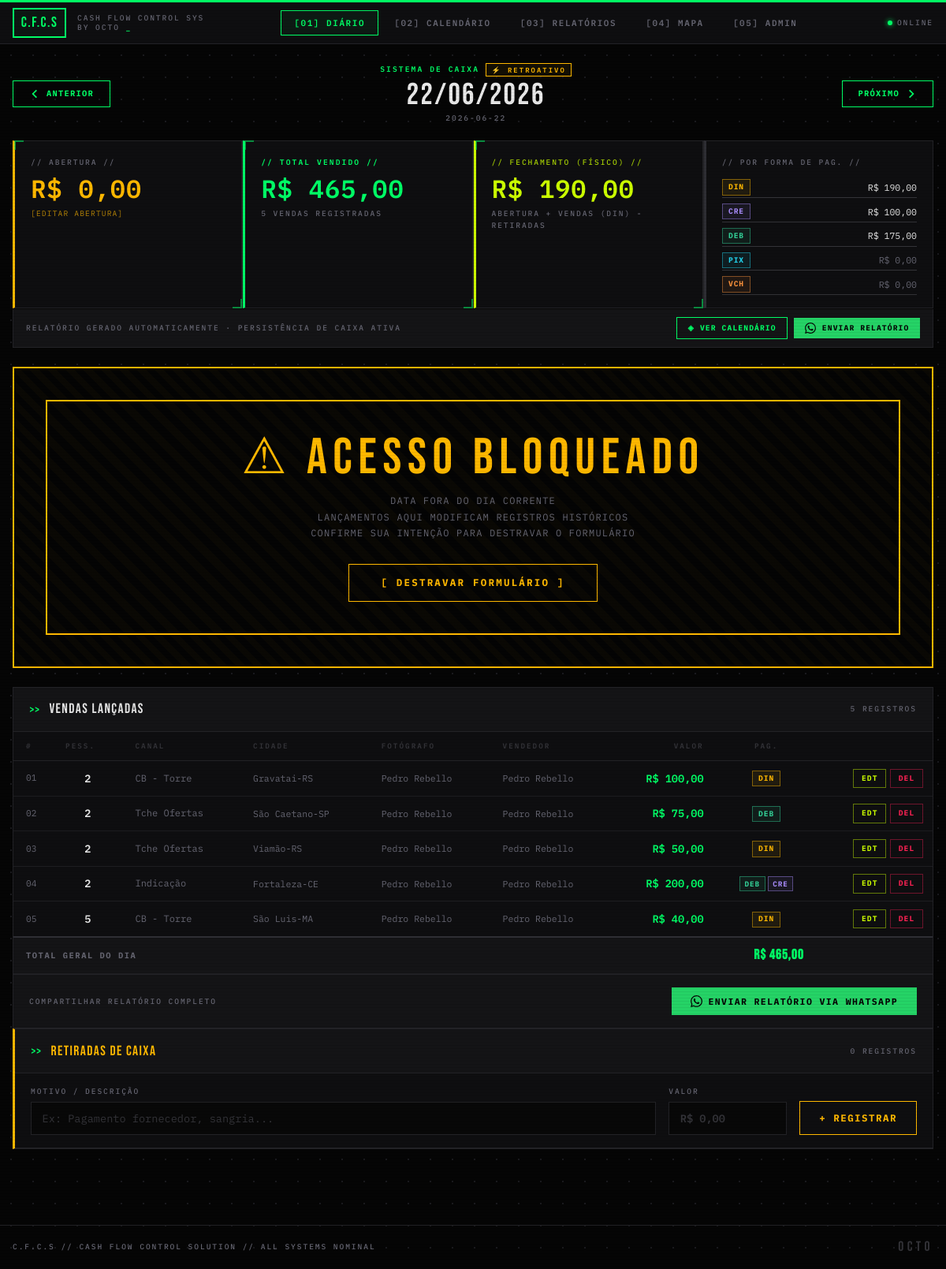
The page /dia/2026-06-22 on the database its author committed.
### tables this page shows
CREATE TABLE caixa_diario (
                data            DATE    PRIMARY KEY,
                abertura_caixa  REAL    NOT NULL DEFAULT 0.0,
                fechamento_caixa REAL   NOT NULL DEFAULT 0.0
            );

CREATE TABLE vendas (
                id              INTEGER PRIMARY KEY AUTOINCREMENT,
                data_venda      DATE    NOT NULL,
                num_pessoas     INTEGER NOT NULL DEFAULT 1,
                canal_venda     TEXT    NOT NULL DEFAULT '',
                cidade_origem   TEXT    NOT NULL DEFAULT '',
                fotografo       TEXT    NOT NULL DEFAULT '',
                vendedor        TEXT    NOT NULL DEFAULT '',
                valor_venda     REAL    NOT NULL DEFAULT 0.0,
                forma_pagamento TEXT    NOT NULL DEFAULT 'DIN'
            , hora_venda TEXT NOT NULL DEFAULT '');

CREATE TABLE venda_pagamentos (
        id              INTEGER PRIMARY KEY AUTOINCREMENT,
        venda_id        INTEGER NOT NULL REFERENCES vendas(id) ON DELETE CASCADE,
        forma_pagamento TEXT    NOT NULL DEFAULT "DIN",
        valor           REAL    NOT NULL DEFAULT 0.0
    );

### rotas/diario.py (the view)
@bp.route("/dia/<data>", methods=["GET"])
def pagina_diario(data):
    if not validar_data(data):
        return redirect(url_for("diario.index"))
    caixa = get_or_create_caixa(data)
    vendas = get_vendas_do_dia(data)
    retiradas = get_retiradas_do_dia(data)
    subtotais = get_subtotais(data)
    total_dia = sum(v["valor_venda"] for v in vendas)
    recalc_fechamento(data)
    caixa = get_or_create_caixa(data)  # Recarregar após recálculo
    canais = get_config("canal")
    cidades = get_config("cidade")
    equipe = get_config("equipe")
    whatsapp_numero = get_whatsapp_numero()
    d = datetime.strptime(data, "%Y-%m-%d").date()
    prev_day = (d - timedelta(days=1)).isoformat()
    next_day = (d + timedelta(days=1)).isoformat()
    today = date.today().isoformat()
    return render_template(
        "diario.html",
        data=data,
        data_fmt=d.strftime("%d/%m/%Y"),
        caixa=caixa,
        vendas=vendas,
        retiradas=retiradas,
        subtotais=subtotais,
        total_dia=total_dia,
        canais=canais,
        cidades=cidades,
        equipe=equipe,
        prev_day=prev_day,
        next_day=next_day,
        today=today,
        formas=["DIN", "CRE", "DEB", "PIX", "VCH"],
        whatsapp_numero=whatsapp_numero,
    )

### templates/diario.html (shortened to what this page needs)
{% extends "base.html" %}
{% block content %}
<div class="fade-in" style="display: flex; align-items: center; justify-content: space-between; margin-bottom: 1.25rem; gap: 1rem;">
  <a href="/dia/{{ prev_day }}" class="btn btn-ghost" style="font-size: 0.65rem;">
    <svg xmlns="http://www.w3.org/2000/svg" style="width:14px;height:14px;" fill="none" viewBox="0 0 24 24" stroke="currentColor" stroke-width="3">
      <path stroke-linecap="square" stroke-linejoin="miter" d="M15 19l-7-7 7-7"/>
    </svg>
    ANTERIOR
  </a>
  <div style="text-align: center; flex: 1;">
    <div class="sys-label" style="margin-bottom: 0.3rem; justify-content: center; display: flex; align-items: center; gap: 0.5rem;">
      SISTEMA DE CAIXA
      {% if data == today %}
        <span style="border: 1px solid var(--neon); padding: 0.05rem 0.4rem; font-size: 0.55rem; background: rgba(0,255,102,0.08);">● HOJE</span>
      {% else %}
        <span style="border: 1px solid var(--warn); color: var(--warn); padding: 0.05rem 0.4rem; font-size: 0.55rem; background: rgba(255,184,0,0.06);">⚡ RETROATIVO</span>
      {% endif %}
    </div>
    <div class="display" style="font-size: 2.4rem; letter-spacing: 0.06em; color: var(--txt); line-height: 1;">{{ data_fmt }}</div>
    <div class="sys-label-dim" style="margin-top: 0.2rem;">{{ data }}</div>
  </div>
  <a href="/dia/{{ next_day }}" class="btn btn-ghost" style="font-size: 0.65rem;">
    PRÓXIMO
    <svg xmlns="http://www.w3.org/2000/svg" style="width:14px;height:14px;" fill="none" viewBox="0 0 24 24" stroke="currentColor" stroke-width="3">
      <path stroke-linecap="square" stroke-linejoin="miter" d="M9 5l7 7-7 7"/>
    </svg>
  </a>
</div>
<div style="display: grid; grid-template-columns: repeat(4, 1fr); gap: 1px; margin-bottom: 1px; background: var(--bd);" class="fade-in">
  <div class="card bracketed" style="padding: 1.25rem 1.25rem 1rem; border-left: 3px solid var(--warn); background: var(--s1);">
    <div class="sys-label-dim" style="margin-bottom: 0.6rem;">// ABERTURA //</div>
    <div class="metric-value money-warn" style="font-size: 2rem;">
      R$ {{ "%.2f"|format(caixa.abertura_caixa) | replace('.', ',') }}
    </div>
    <button onclick="toggleAberturaForm()" style="margin-top: 0.6rem; background: transparent; border: none; color: var(--warn); font-family: 'IBM Plex Mono'; font-size: 0.6rem; letter-spacing: 0.12em; text-transform: uppercase; cursor: pointer; padding: 0; opacity: 0.7;">
      [EDITAR ABERTURA]
    </button>
  </div>
  <div class="card bracketed" style="padding: 1.25rem 1.25rem 1rem; border-left: 3px solid var(--neon); background: var(--s1);">
    <div class="sys-label" style="margin-bottom: 0.6rem;">// TOTAL VENDIDO //</div>
    <div class="metric-value money" style="font-size: 2rem;">
      R$ {{ "%.2f"|format(total_dia) | replace('.', ',') }}
    </div>
    <div class="sys-label-dim" style="margin-top: 0.6rem;">
      {{ vendas|length }} VENDA{% if vendas|length != 1 %}S{% endif %} REGISTRADA{% if vendas|length != 1 %}S{% endif %}
    </div>
  </div>
  <div class="card bracketed" style="padding: 1.25rem 1.25rem 1rem; border-left: 3px solid var(--acid); background: var(--s1);">
    <div class="sys-label-dim" style="margin-bottom: 0.6rem; color: var(--acid); opacity: 0.8;">// FECHAMENTO (FÍSICO) //</div>
    <div class="metric-value money-acid" style="font-size: 2rem;">
      R$ {{ "%.2f"|format(caixa.fechamento_caixa) | replace('.', ',') }}
    </div>
    <div class="sys-label-dim" style="margin-top: 0.6rem;">ABERTURA + VENDAS (DIN) - RETIRADAS</div>
  </div>
  <div class="card" style="padding: 1.25rem 1.25rem 1rem; border-left: 3px solid var(--bd2); background: var(--s1);">
    <div class="sys-label-dim" style="margin-bottom: 0.75rem;">// POR FORMA DE PAG. //</div>
    <div style="display: flex; flex-direction: column; gap: 0.3rem;">
      {% for forma in formas %}
        {% set val = subtotais[forma] %}
        <div style="display: flex; align-items: center; justify-content: space-between; padding: 0.15rem 0; border-bottom: 1px solid var(--muted);">
          <span class="badge badge-{{ forma|lower }}">{{ forma }}</span>
          <span class="money-dim" style="font-size: 0.72rem; {% if val > 0 %}color: var(--txt);{% endif %}">
            R$ {{ "%.2f"|format(val) | replace('.', ',') }}
          </span>
        </div>
      {% endfor %}
    </div>
  </div>
</div>
<div style="display: flex; align-items: center; justify-content: space-between; gap: 1rem; padding: 0.65rem 1rem; background: var(--s2); border: 1px solid var(--bd); border-top: none; margin-bottom: 1.5rem;">
  <div class="sys-label-dim">
    RELATÓRIO GERADO AUTOMATICAMENTE · PERSISTÊNCIA DE CAIXA ATIVA
  </div>
  <div style="display: flex; gap: 0.5rem; align-items: center; flex-shrink: 0;">
    <a href="/mes" class="btn btn-ghost" style="padding: 0.35rem 0.85rem; font-size: 0.6rem;">◈ VER CALENDÁRIO</a>
    {% if whatsapp_numero %}
      <button type="button" onclick="abrirWhatsApp('{{ data }}')" class="btn btn-wa" style="padding: 0.35rem 0.85rem; font-size: 0.6rem;">
        ENVIAR RELATÓRIO
      </button>
    {% else %}
      <a href="/admin" class="btn btn-ghost" style="padding: 0.35rem 0.85rem; font-size: 0.6rem; border-color: var(--muted); color: var(--dim);">
        ⚠ CONF. WHATSAPP
      </a>
    {% endif %}
  </div>
</div>
<div id="lock-overlay" style="display: none; margin-bottom: 1.5rem;">
  <div style="background: rgba(5,5,5,0.97); border: 2px solid var(--warn); padding: 2.5rem; text-align: center; position: relative; overflow: hidden;">
    <div style="position: absolute; inset: 0; background: repeating-linear-gradient(45deg, transparent, transparent 10px, rgba(255,184,0,0.025) 10px, rgba(255,184,0,0.025) 20px); pointer-events: none;"></div>
    <div class="display" style="font-size: 4rem; letter-spacing: 0.12em; color: var(--warn); line-height: 1; position: relative;">
      ⚠ ACESSO BLOQUEADO
    </div>
    <div style="font-family: 'IBM Plex Mono'; font-size: 0.75rem; letter-spacing: 0.1em; text-transform: uppercase; color: var(--dim); margin: 0.75rem auto 1.75rem; max-width: 480px; line-height: 1.7; position: relative;">
      DATA FORA DO DIA CORRENTE<br/>
      LANÇAMENTOS AQUI MODIFICAM REGISTROS HISTÓRICOS<br/>
      CONFIRME SUA INTENÇÃO PARA DESTRAVAR O FORMULÁRIO
    </div>
    <button onclick="unlockForm()"
            class="btn btn-ghost-warn"
            style="font-size: 0.78rem; padding: 0.85rem 2.5rem; position: relative; letter-spacing: 0.18em;">
      [ DESTRAVAR FORMULÁRIO ]
    </button>
  </div>
</div>
<div class="card fade-in" style="animation-delay: 0.08s;">
  <div class="section-header">
    <span class="display" style="font-size: 1.1rem; letter-spacing: 0.08em; color: var(--txt);">VENDAS LANÇADAS</span>
    <span class="sys-label-dim" style="margin-left: auto;">{{ vendas|length }} REGISTRO{% if vendas|length != 1 %}S{% endif %}</span>
  </div>
  {% if vendas %}
  <div style="overflow-x: auto;">
    <table>
      <thead>
        <tr>
          <th>#</th>
          <th>PESS.</th>
          <th>CANAL</th>
          <th>CIDADE</th>
          <th>FOTÓGRAFO</th>
          <th>VENDEDOR</th>
          <th style="text-align: right;">VALOR</th>
          <th style="text-align: center;">PAG.</th>
          <th></th>
        </tr>
      </thead>
      <tbody>
        {% for v in vendas %}
        <tr>
          <td class="money-dim" style="font-size: 0.7rem; padding-right: 0.5rem;">{{ "%02d"|format(loop.index) }}</td>
          <td style="font-weight: 600; color: var(--txt); font-size: 0.85rem; text-align: center;">{{ v.num_pessoas }}</td>
          <td style="color: var(--dim); font-size: 0.75rem;">{{ v.canal_venda or '—' }}</td>
          <td style="color: var(--dim); font-size: 0.72rem;">{{ v.cidade_origem or '—' }}</td>
          <td style="color: var(--dim); font-size: 0.72rem;">{{ v.fotografo or '—' }}</td>
          <td style="color: var(--dim); font-size: 0.72rem;">{{ v.vendedor or '—' }}</td>
          <td style="text-align: right;">
            <span class="money" style="font-size: 0.85rem;">R$ {{ "%.2f"|format(v.valor_venda) | replace('.', ',') }}</span>
          </td>
          <td style="text-align: center;">
            {% if v.forma_pagamento == 'MIX' and v.pagamentos %}
              <div style="display:flex; flex-wrap:wrap; gap:0.2rem; justify-content:center;">
                {% for p in v.pagamentos %}
                  <span class="badge badge-{{ p.forma_pagamento|lower }}" style="font-size:0.58rem; padding:0.1rem 0.35rem;">{{ p.forma_pagamento }}</span>
                {% endfor %}
              </div>
            {% else %}
              <span class="badge badge-{{ v.forma_pagamento|lower }}">{{ v.forma_pagamento }}</span>
            {% endif %}
          </td>
          <td style="text-align: right; padding-right: 0.75rem;">
            <div style="display:flex; gap:0.3rem; justify-content:flex-end; align-items:center;">
              <button type="button" class="btn"
                      onclick="openEditModal({{ v.id }}, '{{ data }}')"
                      style="font-size:0.6rem; padding:0.25rem 0.6rem; background:transparent; border:1px solid rgba(204,255,0,0.45); color:var(--acid); transition:all 0.12s;"
                      onmouseover="this.style.background='rgba(204,255,0,0.08)'"
                      onmouseout="this.style.background='transparent'">
                EDT
              </button>
              <form action="/dia/{{ data }}/venda/{{ v.id }}/excluir" method="POST"
                    onsubmit="return confirm('CONFIRMAR EXCLUSÃO DA VENDA #{{ loop.index }}?');">
                <button type="submit" class="btn btn-danger" style="font-size: 0.6rem; padding: 0.25rem 0.6rem;">
                  DEL
                </button>
              </form>
            </div>
          </td>
        </tr>
        {% endfor %}
      </tbody>
      <tfoot>
        <tr style="background: var(--s2);">
          <td colspan="7" style="font-size: 0.65rem; letter-spacing: 0.15em; text-transform: uppercase; color: var(--dim);">TOTAL GERAL DO DIA</td>
          <td style="text-align: right;">
            <span class="money" style="font-size: 1.1rem; font-family: 'Bebas Neue'; letter-spacing: 0.05em;">R$ {{ "%.2f"|format(total_dia) | replace('.', ',') }}</span>
          </td>
          <td colspan="2"></td>
        </tr>
      </tfoot>
    </table>
  </div>
  <div style="padding: 1rem 1.25rem; background: var(--s2); border-top: 1px solid var(--bd); display: flex; align-items: center; justify-content: space-between;">
    <div class="sys-label-dim">COMPARTILHAR RELATÓRIO COMPLETO</div>
    {% if whatsapp_numero %}
      <button type="button" onclick="abrirWhatsApp('{{ data }}')" class="btn btn-wa" style="font-size: 0.72rem; padding: 0.55rem 1.5rem;">
        ENVIAR RELATÓRIO VIA WHATSAPP
      </button>
    {% else %}
      <a href="/admin" class="btn btn-ghost" style="font-size: 0.65rem; border-color: var(--muted); color: var(--dim);">
        ⚠ CONFIGURAR NÚMERO WHATSAPP NO ADMIN
      </a>
    {% endif %}
  </div>
  {% endif %}
</div>
<div class="card fade-in" style="animation-delay: 0.12s; margin-bottom: 1.5rem; border-left: 3px solid var(--warn);">
  <div class="section-header">
    <span class="display" style="font-size: 1.1rem; letter-spacing: 0.08em; color: var(--warn);">RETIRADAS DE CAIXA</span>
    <span class="sys-label-dim" style="margin-left: auto;">{{ retiradas|length }} REGISTRO{% if retiradas|length != 1 %}S{% endif %}</span>
  </div>
  <form action="/dia/{{ data }}/retirada/nova" method="POST" style="padding: 1rem 1.25rem; display: flex; gap: 1rem; align-items: flex-end; background: var(--s1); border-bottom: 1px solid var(--bd);">
    <div style="flex: 1;">
      <label for="motivo" class="sys-label-dim" style="display: block; margin-bottom: 0.35rem;">MOTIVO / DESCRIÇÃO</label>
      <input type="text" id="motivo" name="motivo" required class="input-field" placeholder="Ex: Pagamento fornecedor, sangria..." autocomplete="off" />
    </div>
    <div style="width: 150px;">
      <label for="valor_retirada" class="sys-label-dim" style="display: block; margin-bottom: 0.35rem;">VALOR</label>
      <input type="text" id="valor_retirada" name="valor" required class="input-field money-warn" placeholder="R$ 0,00" oninput="maskMoney(this)" />
    </div>
    <button type="submit" class="btn btn-ghost-warn" style="font-size: 0.78rem; padding: 0.7rem 1.5rem;">
      + REGISTRAR
    </button>
  </form>
</div>
{% endblock %}

### rows shown on the page
caixa_diario: abertura_caixa "0,00", fechamento_caixa "190,00"
vendas: index "01", num_pessoas "2", canal_venda "CB - Torre", cidade_origem "Gravatai-RS", fotografo "Pedro Rebello", vendedor "Pedro Rebello", valor_venda "100,00", forma_pagamento "DIN"
vendas: index "02", num_pessoas "2", canal_venda "Tche Ofertas", cidade_origem "São Caetano-SP", fotografo "Pedro Rebello", vendedor "Pedro Rebello", valor_venda "75,00", forma_pagamento "DEB"
vendas: index "03", num_pessoas "2", canal_venda "Tche Ofertas", cidade_origem "Viamão-RS", fotografo "Pedro Rebello", vendedor "Pedro Rebello", valor_venda "50,00", forma_pagamento "DIN"
vendas: index "04", num_pessoas "2", canal_venda "Indicação", cidade_origem "Fortaleza-CE", fotografo "Pedro Rebello", vendedor "Pedro Rebello", valor_venda "200,00"
venda_pagamentos: forma_pagamento "DEB"
venda_pagamentos: forma_pagamento "CRE"
vendas: index "05", num_pessoas "5", canal_venda "CB - Torre", cidade_origem "São Luis-MA", fotografo "Pedro Rebello", vendedor "Pedro Rebello", valor_venda "40,00", forma_pagamento "DIN"

### other values the page prints
{{ data_fmt }} "22/06/2026"
{{ data }} "2026-06-22"
{{ "%.2f"|format(total_dia) | replace('.', ',') }} "465,00"
{{ vendas|length }} "5"
{{ "%.2f"|format(val) | replace('.', ',') }} "190,00" "100,00" "175,00" "0,00" "0,00"
{{ retiradas|length }} "0"
